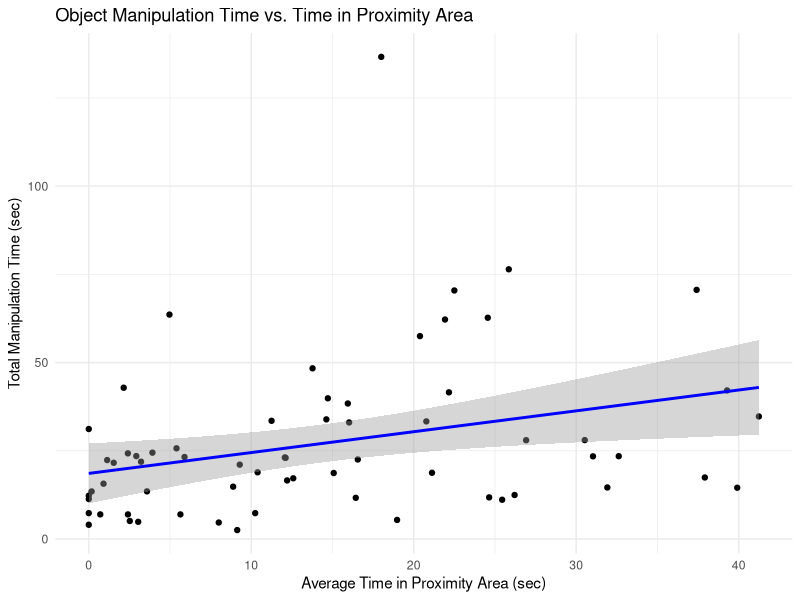
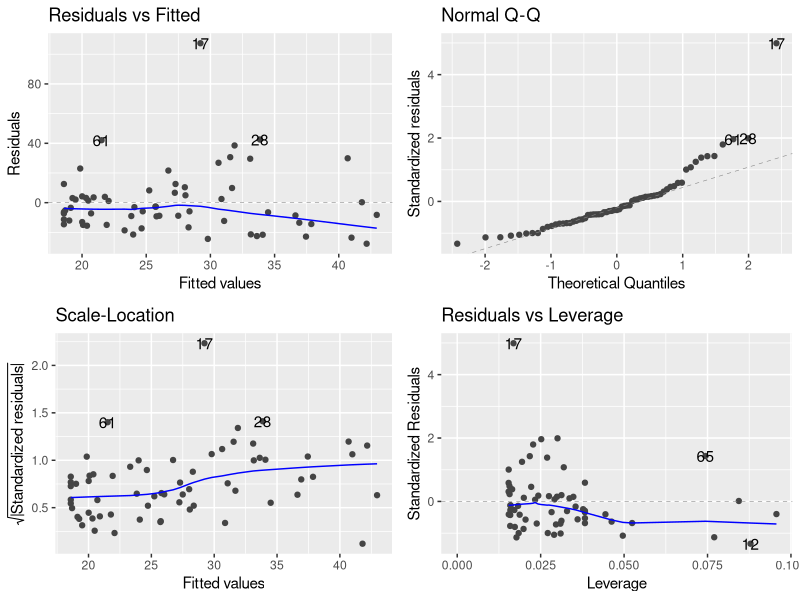
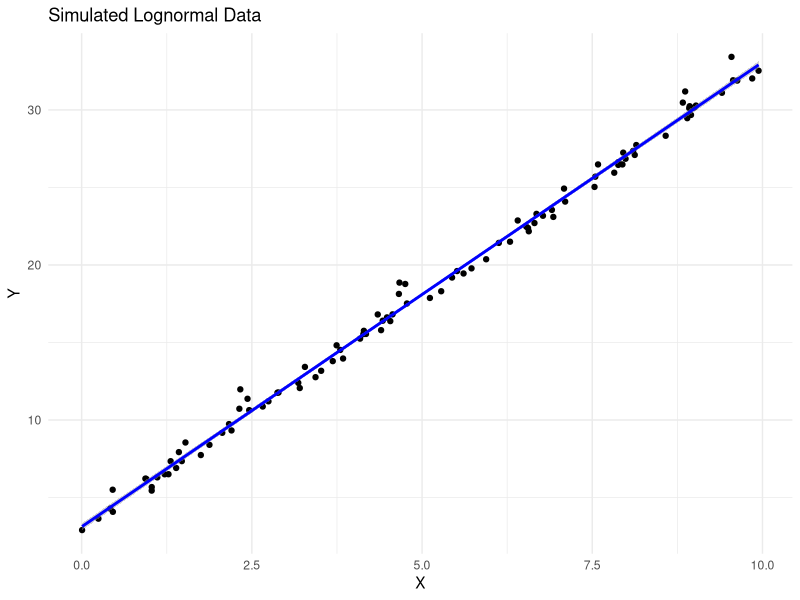

Here is the R script that generated these plots, in order:
###################################
########## HOMEWORK 10 ############
## Maddie Thall & Sophia Mummert ##
###################################

library(readxl)
library(ggplot2)
library(ggfortify)

### OBJECTIVE 1

lemur_df = read_xlsx("Cantwell_et_al_Lemurs_Task_Interrelationships.xlsx")


## variables
# x = NovelMean: Average amount of time spent in the proximity area across novel object trials in seconds, including no-approach responses
# y = TotalManip: Total amount of time spent in contact with the box during the persistence task in seconds

ggplot(lemur_df, aes(x = NovelMean, y = TotalManip)) +
  geom_point() +
  geom_smooth(method = "lm", se = TRUE, color = "blue") +
  labs(title = "Object Manipulation Time vs. Time in Proximity Area",
       x = "Average Time in Proximity Area (sec)",
       y = "Total Manipulation Time (sec)") +
  theme_minimal()


autoplot(lm(TotalManip ~ NovelMean, data = lemur_df))
# Residuals vs Fitted (checking linearity and homoscedasity): there is slight non-linearity because the blue trend line curves downward slightly 
# and the spread may be greater than expected
# Normal Q-Q (checking for normal distribution): the points mostly follow the diagonal line, indicating that the residuals are approximately normally distributed,
# although there are some deviations at the tails
# Residual vs Leverage (checking for correlation between residuals): there are a few points with higher leverage that may affect the overall normality


model = lm(TotalManip ~ NovelMean, data = lemur_df)
median_x = median(lemur_df$NovelMean, na.rm = TRUE) # 12.2075
p95_x = quantile(lemur_df$NovelMean, 0.95, na.rm = TRUE) # 37.814 
new_values = data.frame(NovelMean = c(median_x, p95_x))
predictions = predict(model, newdata = new_values, interval = "prediction")
predictions

# At the median (12.2075), our model predicts a Y value of 25.8
# At the 95th percentile (37.814), our model predicts a Y value of 40.9
# The predictions interval differ (-17.92 to 69.52 at median, -4.1 to 85.9 at 95th percentile)
# The interval for the 95th percentile is wider, indicating more uncertainty in the prediction


## OBJECTIVE 2

set.seed(123)
X = runif(100, min = 0, max = 10)
beta_0 = 2
beta_1 = 3
error = rlnorm(100, meanlog = 0, sdlog = 0.5)
Y = beta_0 + beta_1 * X + error
sim_df = data.frame(X = X, Y = Y)

# plot original regression
ggplot(sim_df, aes(x = X, y = Y)) +
  geom_point() +
  geom_smooth(method = "lm", se = TRUE, color = "blue") +
  labs(title = "Simulated Lognormal Data") +
  theme_minimal()

# creating a data frame to store results
n_sim = 15
coef_results = data.frame(
  sim = integer(n_sim),
  true_intercept = numeric(n_sim),
  true_slope = numeric(n_sim),
  est_intercept = numeric(n_sim),
  est_slope = numeric(n_sim)
)

# creating a list for prediction intervals
pred_intervals = vector("list", n_sim)

# running simulations
for (i in 1:n_sim) {
  X2 = runif(100, min = 0, max = 10)
  beta2_0 = runif(1, 0, 5)
  beta2_1 = runif(1, 1, 4)
  error2 = rlnorm(100, meanlog = 0, sdlog = 0.5)
  Y2 = beta2_0 + beta2_1 * X2 + error2
  sim_model = lm(Y2 ~ X2)
  coef_results[i, ] = c(i, beta2_0, beta2_1, coef(sim_model)[1], coef(sim_model)[2])
  new_data = data.frame(X = X2)
  pred_int = predict(sim_model, 
                     newdata = new_data, 
                     interval = "prediction", 
                     level = 0.95)
  pred_intervals[[i]] = data.frame(X = X2, Y = Y2, pred_int)
}

# viewing coefficient results
head(pred_intervals[[1]])   

# comparing estimated and true values
coef_results$slope_error = coef_results$est_slope - coef_results$true_slope
coef_results$intercept_error = coef_results$est_intercept - coef_results$true_intercept

summary(coef_results$slope_error)
summary(coef_results$intercept_error)
# Slope: estimates are fairly accurate, with mean error close to 0 (0.05), so a slight upward bias
# Intercept: estimates are less accurate, with a larger mean error (1.11), so a consistent upward bias  

fraction_95 = sapply(pred_intervals, function(df) {
  within = df$Y >= df$lwr & df$Y <= df$upr
  mean(within)
})
coef_results$fraction_95 = fraction_95
summary(coef_results$fraction_95)
# On average, about 95.33% of the observed Y values fall within the 95% prediction intervals!
# The whole range is between 93% and 97%, so a fairly limited variability
# meaning that our model's predictions intervals are pretty accurate!
# Even with a non-normal error, the linear model is robust enough!
